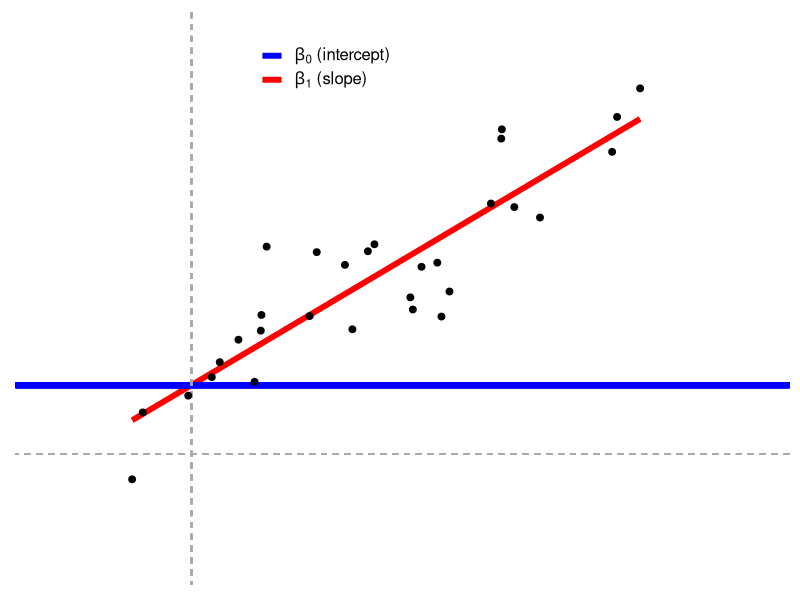
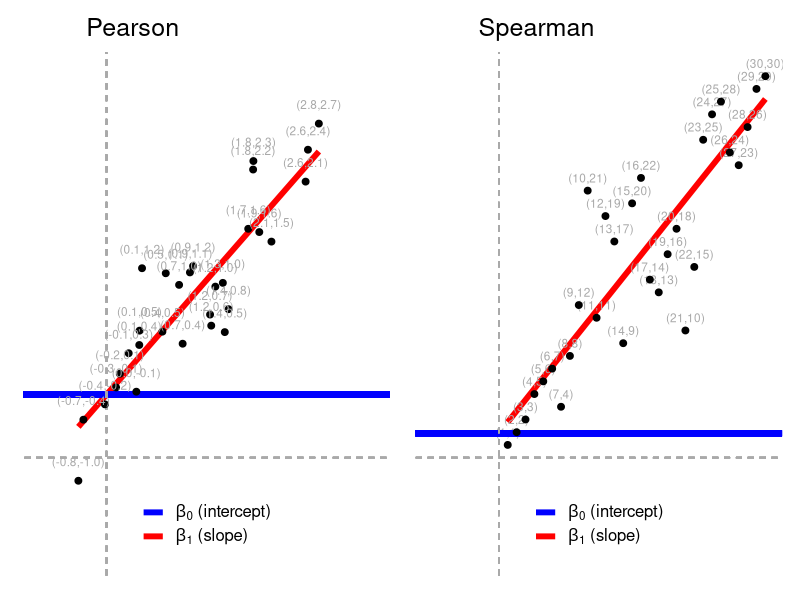

Write the R code that produced these figures, in order.
## ---- chunk 1
# Load packages for data handling and plotting
# install.packages("patchwork")
library(ggplot2)
library(tidyverse)
library(patchwork)
library(broom)

# Reproducible "random" results
set.seed(40)

# Generate normal data with known parameters
rnorm_fixed = function(N, mu = 0, sd = 1)
  scale(rnorm(N)) * sd + mu

# Plot style.
theme_axis = function(P,
                      jitter = FALSE,
                      xlim = c(-0.5, 2),
                      ylim = c(-0.5, 2),
                      legend.position = NULL) {
  P = P + theme_bw(15) +
    geom_segment(
      x = -1000, xend = 1000,
      y = 0, yend = 0,
      lty = 2, color = 'dark gray', lwd = 0.5
    ) +
    geom_segment(
      x = 0, xend = 0,
      y = -1000, yend = 1000,
      lty = 2, color = 'dark gray', lwd = 0.5
    ) +
    coord_cartesian(xlim = xlim, ylim = ylim) +
    theme(
      axis.title = element_blank(),
      axis.text = element_blank(),
      axis.ticks = element_blank(),
      panel.border = element_blank(),
      panel.grid = element_blank(),
      legend.position = legend.position
    )
  
  # Return jittered or non-jittered plot?
  if (jitter) {
    P + geom_jitter(width = 0.1, size = 2)
  }
  else {
    P + geom_point(size = 2)
  }
}
## ---- chunk 2
# Wide format (sort of)
#y = rnorm_fixed(50, mu=0.3, sd=2)  # Almost zero mean.
y = c(rnorm(15), exp(rnorm(15)), runif(20, min = -3, max = 0))  # Almost zero mean, not normal
x = rnorm_fixed(50, mu = 0, sd = 1)  # Used in correlation where this is on x-axis
y2 = rnorm_fixed(50, mu = 0.5, sd = 1.5)  # Used in two means

# Long format data with indicator
value = c(y, y2)
group = rep(c('y1', 'y2'), each = 50)
## ---- chunk 3
set.seed(40)
# Fixed correlation
D_correlation = data.frame(MASS::mvrnorm(30, mu = c(0.9, 0.9), Sigma = matrix(c(1, 0.8, 1, 0.8), ncol = 2), empirical = TRUE))  # Correlated data
# NB: the data frame created above contains 30 observations for two variables: X1 and X2

# Add labels (for next plot)
D_correlation$label_num = sprintf('(%.1f,%.1f)', D_correlation$X1, D_correlation$X2) # creates a new variable that takes on two values for each observation. These values are: 1) X1 rounded to 1 decimal place and 2) X2 rounded to 1 dp.
D_correlation$label_rank = sprintf('(%i,%i)', rank(D_correlation$X1), rank(D_correlation$X2)) # creates a new variable that takes on two values for each observation. These values are 1) the ranking of X1 values from lowest to highest and 2) the ranking of X2 from lowest to highest.
# NB: the sprintf function formats the entries as follows:
#     %.1f: rounds the specified objects [i.e., X1 and X2 values in the current example] to 1 decimal place
#     %i: rounds the specified objects [i.e., the respective ranking of X1 and X2 values] to the nearest integer

# Plot it
fit = lm(I(X2 * 0.5 + 0.4) ~ I(X1 * 0.5 + 0.2), D_correlation) # The I function is simply an "as is" instruction, i.e., the operation inside the parentheses should be performed as specified. It is useful when dealing with complex terms in statistical modeling. For example, y and x are defined, respectively, as "X2*0.5+0.4" and X2*0.5+0.2 in the current example. The I function ensures that such complex definitions are treated as representation for X, or Y... as the case maybe. 
intercept_pearson = coefficients(fit)[1] # value in the first column of the coefficients output, i.e., the intercept column

P_pearson = ggplot(D_correlation, aes(x=X1*0.5+0.2, y=X2*0.5+0.4)) +
  geom_smooth(method=lm, se=FALSE, lwd=2, aes(colour='beta_1')) + #lwd: thickness of the model line
  geom_segment(x=-100, xend=100, 
               y=intercept_pearson, yend=intercept_pearson, 
               lwd=2, aes(color="beta_0")) + 
  scale_color_manual(name=NULL, values=c("blue", "red"), labels=c(bquote(beta[0]*" (intercept)"), bquote(beta[1]*" (slope)")))
  
theme_axis(P_pearson, legend.position = c(0.4, 0.9))
## ---- chunk 4
# Spearman intercept
intercept_spearman = coefficients(lm(rank(X2) ~ rank(X1), D_correlation))[1]

# Spearman plot
P_spearman = ggplot(D_correlation, aes(x=rank(X1), y=rank(X2))) +
  geom_smooth(method=lm, se=FALSE, lwd=2, aes(color='beta_1')) + 
  geom_text(aes(label=label_rank), nudge_y=1, size=3, color='dark gray') + 
  geom_segment(x=-100, xend=100, 
               y=intercept_spearman, yend=intercept_spearman, 
               lwd=2, aes(color='beta_0')) + 
  scale_color_manual(name=NULL, values=c("blue", "red"), labels=c(bquote(beta[0]*" (intercept)"), bquote(beta[1]*" (slope)")))

# Stich together using patchwork
(theme_axis(P_pearson, legend.position=c(0.5, 0.1)) + geom_text(aes(label=label_num), nudge_y=0.1, size=3, color='dark gray') + labs(title='         Pearson')) + (theme_axis(P_spearman, xlim=c(-7.5, 30), ylim=c(-7.5, 30), legend.position=c(0.5, 0.1)) + labs(title='         Spearman'))
## ---- chunk 5
y = c(rnorm(15), exp(rnorm(15)), runif(20, min = -3, max = 0))  # Almost zero mean, not normal
x = rnorm_fixed(50, mu = 0, sd = 1)  # Used in correlation where this is on x-axis
a = cor.test(y, x, method = "pearson") # Built-in
b = lm(y ~ 1 + x) # Equivalent linear model: y = Beta0*1 + Beta1*x
c = lm(scale(y) ~ 1 + scale(x))  # On scaled vars to recover r
## ---- chunk 6
a
b
c
